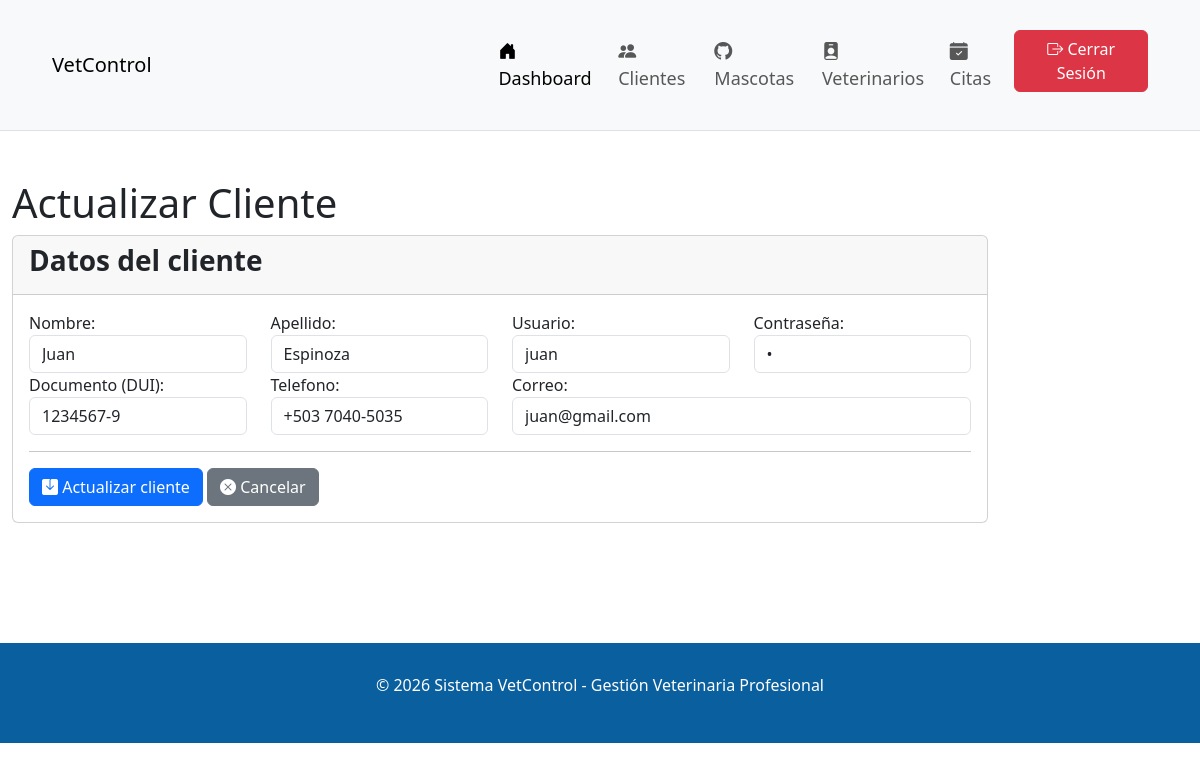
Page /index.php?accion=actualizarC&id_cliente=13 (signed in) on the earlier database version.
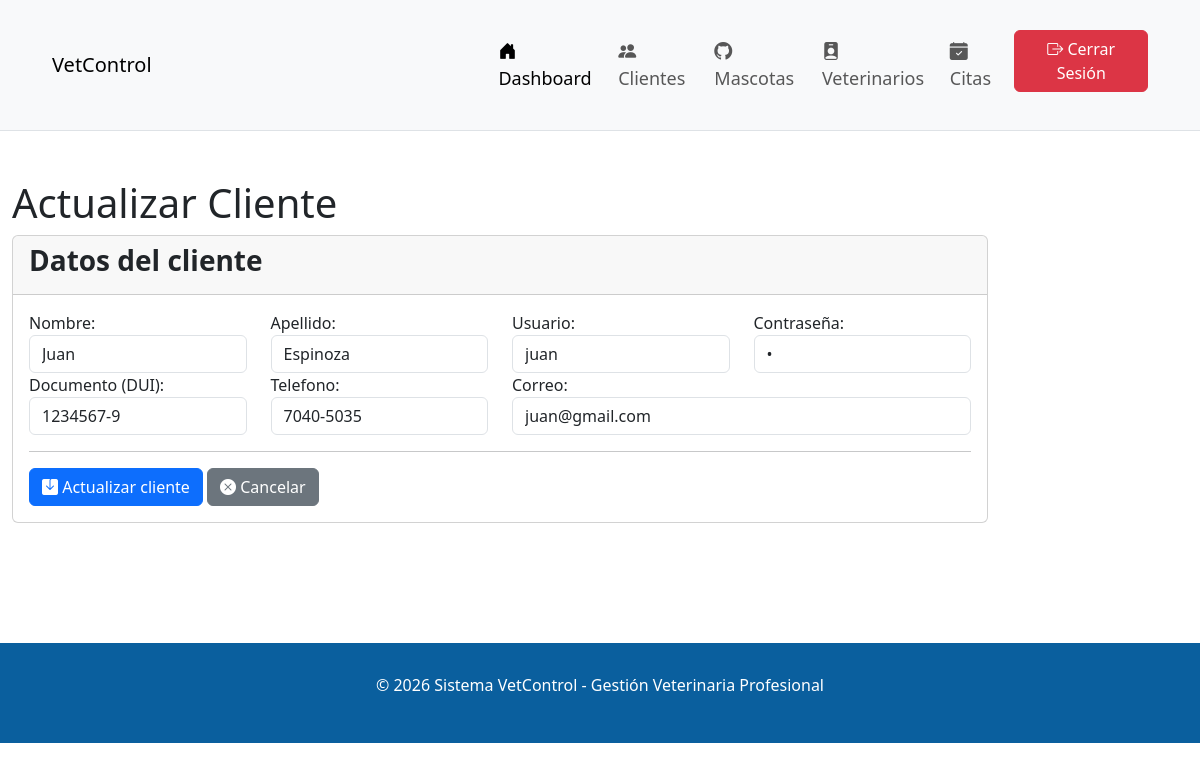
Same page on the later database version.
### tables this page shows
CREATE TABLE `clientes` (
  `id_cliente` int(11) NOT NULL,
  `nombre` varchar(50) NOT NULL,
  `apellido` varchar(50) NOT NULL,
  `usuario` varchar(25) NOT NULL,
  `clave` varchar(25) NOT NULL,
  `dui` varchar(10) DEFAULT NULL,
  `telefono` varchar(20) DEFAULT NULL,
  `correo` varchar(100) DEFAULT NULL,
  `id_usuario` int(11) DEFAULT NULL,
  `fecha_creacion` timestamp NOT NULL DEFAULT current_timestamp()
);

CREATE TABLE `usuarios` (
  `id_usuario` int(11) NOT NULL,
  `usuario` varchar(25) NOT NULL,
  `clave` varchar(25) NOT NULL,
  `id_rol` int(11) DEFAULT NULL
);

### conexion/conexion.php (called while the page is built, shortened)
<?php
class Conexion {
    public static function conectar(){
        $conexion = new mysqli("localhost","root","","vetcontrol_db");
        return $conexion;
    }
}
?>

### modelos/Admin.php (called while the page is built, shortened)
<?php
 require_once __DIR__ . "/../conexion/conexion.php";
class Admin {
    private $conexion;
    public function __construct(){
        $this->conexion = Conexion::conectar();
    }
public function obtenerClientePorId($id_cliente) {
    $sql = "SELECT c.*, u.usuario, u.clave
            FROM clientes c
            LEFT JOIN usuarios u ON c.id_usuario = u.id_usuario
            WHERE c.id_cliente = '$id_cliente'";
    $resultado = $this->conexion->query($sql);
    return $resultado->fetch_assoc();
}
}

### vistas/admin/actualizar_cliente.php (the view, shortened to what the changed rows need)
<!DOCTYPE html>
<html lang="es">
<head>
    <link rel="stylesheet" href="https://cdn.jsdelivr.net/npm/bootstrap-icons@1.13.1/font/bootstrap-icons.min.css">
    <link href="https://cdn.jsdelivr.net/npm/bootstrap@5.3.8/dist/css/bootstrap.min.css" rel="stylesheet">
</head>
<body>
 <nav class="navbar navbar-expand-lg bg-body-tertiary" style="background-color:  #0A5F9E; padding: 30px 40px; font-size: 18px; border-bottom: 1px solid #dee2e6;">
        <div class="container-fluid">
            <div style="diplay:flex; justify-content: space-between; width: 40%;">
            <a href="" class="navbar-brand">VetControl</a>
            </div>
            <div style="display: flex; justify-content: flex-end; width: 60%;">
            <ul class="navbar-nav me-auto mb-4 mb-lg-0">
                <li class="nav-item"><a href="#" class="nav-link active"><i class="bi bi-house-door-fill"></i> Dashboard</a></li>
                <li class="nav-item"><a href="index.php?accion=listarClientes" class="nav-link"><i class="bi bi-people-fill"></i> Clientes</a></li>
                <li class="nav-item"><a href="index.php?accion=listarMascotas" class="nav-link"><i class="bi bi-github"></i> Mascotas</a></li>
                <li class="nav-item"><a href="index.php?accion=listarVeterinarios" class="nav-link" ><i class="bi bi-person-badge-fill"></i> Veterinarios</a></li>
                <li class="nav-item"><a href="index.php?accion=listarCitas" class="nav-link" ><i class="bi bi-calendar-check-fill"></i> Citas</a></li>
                <div style="display: flex; justify-content: flex-end;">
                 <li class="nav-item"><a href="index.php?accion=salir" class="btn btn-danger" style="align-content: flex-end;"><i class="bi bi-box-arrow-right"></i> Cerrar Sesión</a></li>
                </div>
            </ul>
            </div>
        </div>
    </nav>
    <br><br>
    <div class="container-fluid">
        <h1>Actualizar Cliente</h1>
        <div class="row">
            <div class="col-md-10">
                <div class="card card-outline card-success">
                    <div class="card-header">
                        <h3 class="card-title"><b>Datos del cliente</b></h3>
                    </div>
                    <div class="card-body">
                        <form action="index.php?accion=actualizarC" method="POST">
                            <div class="row">
                                <div class="col-md-3">
                                    <div class="form-group">
                                        <label for="nombre">Nombre:</label>
                                        <input type="text" class="form-control" id="nombre" name="nombre" value="<?php echo $cliente['nombre']; ?>" required>
                                     </div>
                                </div>
                                <div class="col-md-3">
                                    <div class="form-group">
                                        <label for="apellido">Apellido:</label>
                                        <input type="text" class="form-control" id="apellido" name="apellido" value="<?php echo $cliente['apellido']; ?>" required>
                                     </div>
                                </div>
                                <div class="col-md-3">
                                    <div class="form-group">
                                        <label for="usuario">Usuario:</label>
                                        <input type="text" class="form-control" id="usuario" name="usuario" value="<?php echo $cliente['usuario']; ?>" required>
                                     </div>
                                </div>
                                <div class="col-md-3">
                                    <div class="form-group">
                                        <label for="clave">Contraseña:</label>
                                        <input type="password" class="form-control" id="clave" name="clave" value="<?php echo $cliente['clave']; ?>" required>
                                     </div>
                                </div>
                                <div class="col-md-3">
                                    <div class="form-group">
                                        <label for="dui">Documento (DUI):</label>
                                        <input type="text" class="form-control" id="dui" name="dui" value="<?php echo $cliente['dui']; ?>" required>
                                     </div>
                                </div>
                                <div class="col-md-3">
                                    <div class="form-group">
                                        <label for="telefono">Telefono:</label>
                                        <input type="text" class="form-control" id="telefono" name="telefono" value="<?php echo $cliente['telefono']; ?>" required>
                                     </div>
                                </div>
                                <div class="col-md-6">
                                    <div class="form-group">
                                        <label for="correo">Correo:</label>
                                        <input type="email" class="form-control" id="correo" name="correo" value="<?php echo $cliente['correo']; ?>" required>
                                     </div>
                                </div>
                           </div>
                           <hr>
                            <div class="row">
                                <div class="col-md-12">
                                    <button type="submit" class="btn btn-primary"><i class="bi bi-save-fill"></i> Actualizar cliente</button>
                                    <a href="index.php?accion=listarClientes" class="btn btn-secondary"><i class="bi bi-x-circle-fill"></i> Cancelar</a>
                                </div>
                            </div>
                        </form>
                    </div>
                </div>
            </div>
        </div>
    </div>
<br><br><br>
<br>
<br>
     <div class="container-fluid" style="background-color: #0A5F9E; color: white; padding: 30px; text-align: center;">
          <footer>
             <p>&copy; 2026 Sistema VetControl - Gestión Veterinaria Profesional</p>
         </footer>
     </div>
</body>
</html>

Differences in the rows shown:
changed clientes "Juan": telefono "+503 7040-5035" → "7040-5035"
